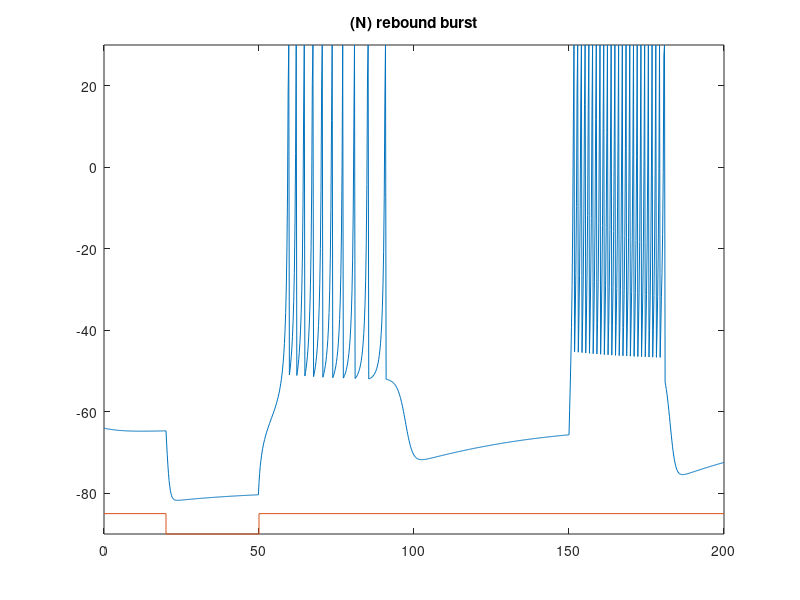

Recreate this plot in MATLAB.
tic
a=0.03; b=0.25; c=-52;  d=0;
V=-64;  u=b*V;
T_end = 200;
tau = 0.2;  tspan = 0:tau:T_end;
T1=20;
current_span = 30;

VV=zeros(1, length(tspan));  
uu=zeros(1, length(tspan));

T2 = 150;
current_span2 = 30;

for t=tspan
    if (t>T1) & (t < T1+current_span) 
        I=-15;
    elseif (t>T2) & (t < T2+current_span2)
        I=30;
    else
        I=0;
    end;
    V = V + tau*(0.04*V^2+5*V+140-u+I);
    u = u + tau*a*(b*V-u);
    if V > 30
        VV(1, round(t/tau + 1))=30;
        V = c;
        u = u + d;
    else
        VV(1, round(t/tau + 1))=V;
    end;
    uu(1, round(t/tau + 1))=u;
end;
toc

plot(tspan,VV,[0 T1 T1 (T1+current_span) (T1+current_span) max(tspan)],-85+[0 0 -5 -5 0 0]);
axis([0 max(tspan) -90 30])
title('(N) rebound burst');
